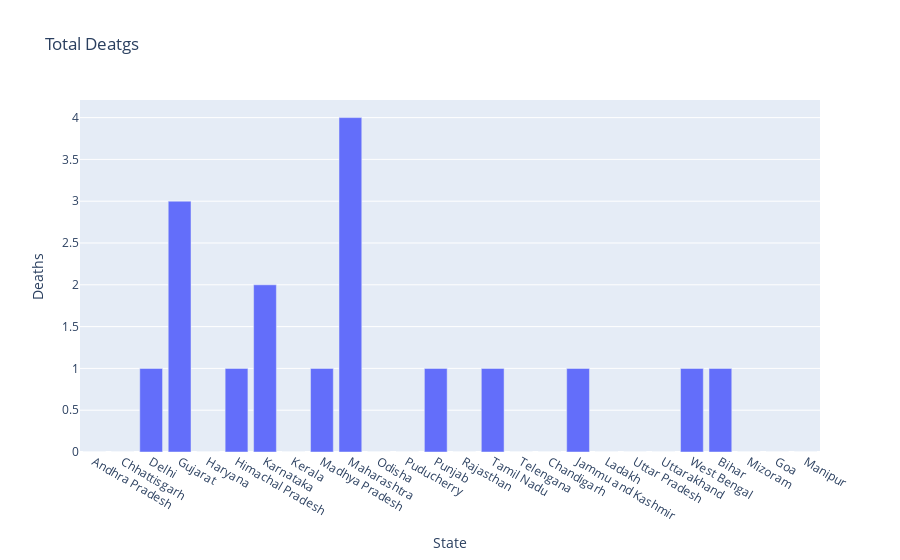

Notebook code for this chart:
### Code cell
# total deaths bar chart
fig=go.Figure()
fig.add_trace(go.Bar(x=df['Name of State / UT'],y=df['Death']))
fig.update_layout(title="Total Deatgs", xaxis=dict(title="State"),yaxis=dict(title="Deaths"))

### Figure 1 — Plotly figure (JSON) as saved in the notebook; plotly's stock layout.template omitted (floating-point values rounded to 4 significant figures)
{"data": [{"type": "bar", "x": ["Andhra Pradesh", "Chhattisgarh", "Delhi", "Gujarat", "Haryana", "Himachal Pradesh", "Karnataka", "Kerala", "Madhya Pradesh", "Maharashtra", "Odisha", "Puducherry", "Punjab", "Rajasthan", "Tamil Nadu", "Telengana", "Chandigarh", "Jammu and Kashmir", "Ladakh", "Uttar Pradesh", "Uttarakhand", "West Bengal", "Bihar", "Mizoram", "Goa", "Manipur"], "y": [0, 0, 1, 3, 0, 1, 2, 0, 1, 4, 0, 0, 1, 0, 1, 0, 0, 1, 0, 0, 0, 1, 1, 0, 0, 0]}], "layout": {"title": {"text": "Total Deatgs"}, "xaxis": {"title": {"text": "State"}}, "yaxis": {"title": {"text": "Deaths"}}}}
